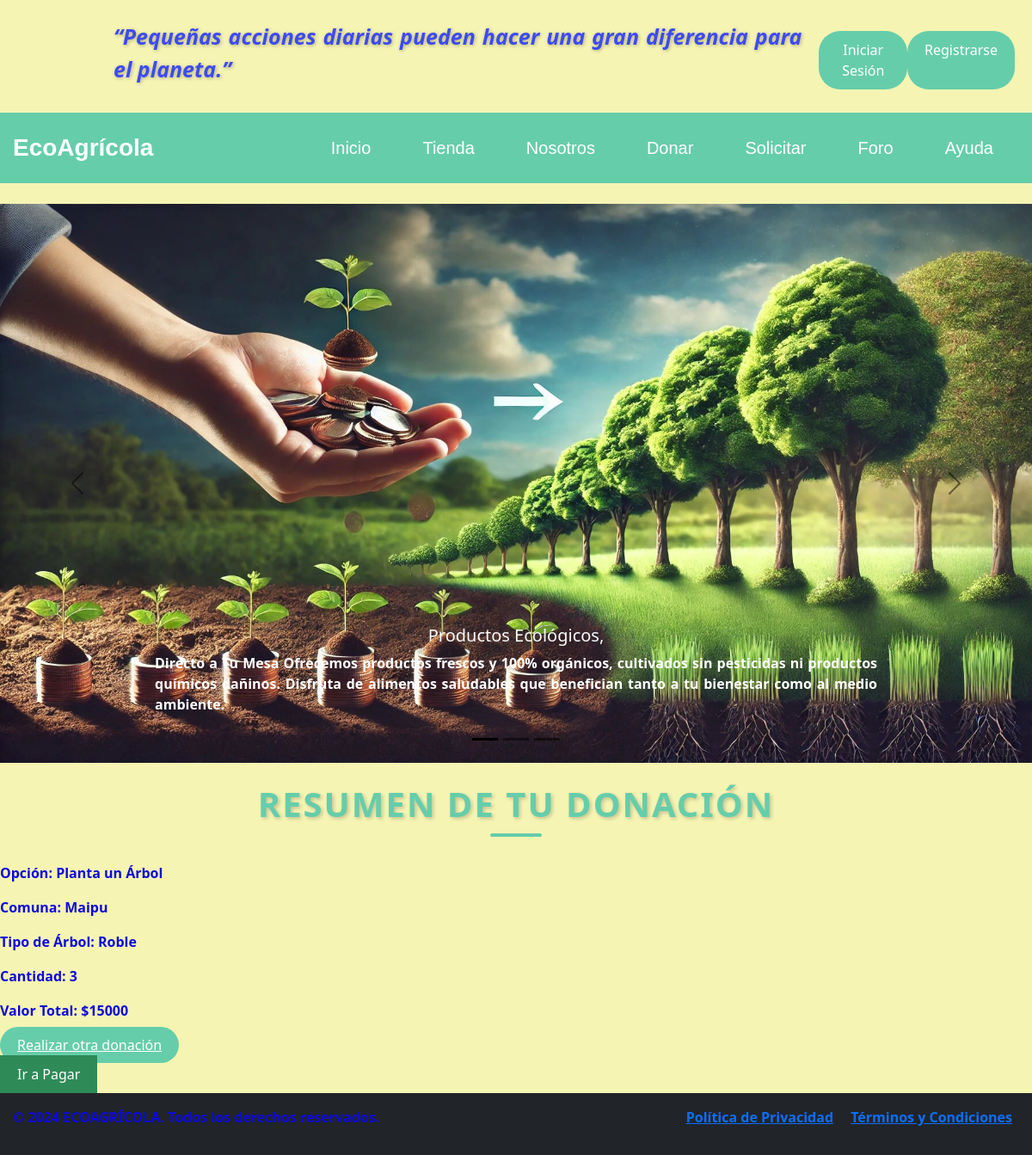
The page /resumen/1/ on the database its author committed.
### core/models.py (models this page shows, shortened)
class Donacion(models.Model):
    OPCIONES = [
        ('Planta un Árbol', 'Planta un Árbol'),
        ('Herramientas', 'Herramientas'),
        ('Desechos', 'Desechos'),
    ]
    TIPOS_ARBOL = [
        ('Roble', 'Roble'),
        ('Árbol de Neem', 'Árbol de Neem'),
        ('Cedro', 'Cedro'),
    ]
    PRECIO_ARBOL = {
        'Roble': 5000,
        'Árbol de Neem': 8000,
        'Cedro': 12000,
    }
    opcion = models.CharField(max_length=100, choices=OPCIONES)
    comuna = models.CharField(max_length=100, null=True)
    tipo_arbol = models.CharField(max_length=100, choices=TIPOS_ARBOL)
    cantidad = models.IntegerField(blank=True, null=True)
    valor_total = models.PositiveIntegerField(default=0)
    class Meta:
        managed = True
        db_table = 'donacion'
        constraints = [
            models.UniqueConstraint(fields=['opcion', 'comuna', 'tipo_arbol', 'cantidad'], name='unique_donation')
        ]

### core/views.py (the view)
# urls.py: path('resumen/<int:donacion_id>/', resumen_donacion, name='resumen_donacion'),
def resumen_donacion(request, donacion_id):
    donacion = Donacion.objects.get(id=donacion_id)
    return render(request, 'core/resumen_donacion.html', {'donacion': donacion})

### core/templates/core/resumen_donacion.html (shortened to what this page needs)
{% extends "core/base_generic.html" %}
{% block content %}
{% load static %}
<!DOCTYPE html>
<html lang="es">
<body>
    {% load static %}
    <div id="carouselExampleDark" class="carousel carousel-dark slide" data-bs-ride="carousel">
        <div class="carousel-indicators">
        <button type="button" data-bs-target="#carouselExampleDark" data-bs-slide-to="0" class="active" aria-current="true" aria-label="Slide 1"></button>
        <button type="button" data-bs-target="#carouselExampleDark" data-bs-slide-to="1" aria-label="Slide 2"></button>
        <button type="button" data-bs-target="#carouselExampleDark" data-bs-slide-to="2" aria-label="Slide 3"></button>
        </div>
        <div class="carousel-inner">
        <div class="carousel-item active" data-bs-interval="10000">
            <img src="{% static 'core/img/dona-arboles.jpg' %}" alt="Los Angeles" style="width: 100%; height: 650px;">
            <div class="carousel-caption d-none d-md-block">
            <h5 class="title-carrusel">Productos Ecológicos, </h5>
            <p class="text-white">Directo a Tu Mesa Ofrecemos productos frescos y 100% orgánicos, cultivados sin pesticidas ni productos químicos dañinos. Disfruta de alimentos saludables que benefician tanto a tu bienestar como al medio ambiente.</p>
            </div>
        </div>
        </div>
        <button class="carousel-control-prev" type="button" data-bs-target="#carouselExampleDark" data-bs-slide="prev">
        <span class="carousel-control-prev-icon" aria-hidden="true"></span>
        </button>
        <button class="carousel-control-next" type="button" data-bs-target="#carouselExampleDark" data-bs-slide="next">
        <span class="carousel-control-next-icon" aria-hidden="true"></span>
        </button>
    </div>
    <br>
    <div class="resumen-container">
        <div class="resumen-container">
            <h1 class="section-title text-center">Resumen de tu Donación</h1>
            <p><strong>Opción:</strong> {{ donacion.opcion }}</p>
            <p><strong>Comuna:</strong> {{ donacion.comuna }}</p>
            <p><strong>Tipo de Árbol:</strong> {{ donacion.tipo_arbol }}</p>
            <p><strong>Cantidad:</strong> {{ donacion.cantidad }}</p>
            <p><strong>Valor Total:</strong> ${{ donacion.valor_total }}</p>
            <a href="{% url 'donacion' %}" class="btn-custom">Realizar otra donación</a>
        </div>
        <form action="{% url 'pago' %}" method="post">
        <button type="submit">Ir a Pagar</button>
        </form>
    </div>
    </body>
</html>
{% endblock %}

### core/static/core/css/style.css (style rules this page uses)
html { scroll-behavior: smooth; }
body { background-color: #f5f4b3; height: 100%; margin: 0; padding: 0; display: flex; flex-direction: column; }
.title-carrusel { color: #f8f8f8; }
p { color: #0d09db; font-weight: bold; text-align: justify; }
.btn-custom { background-color: #66CDAA; border-color: #66CDAA; color: white; border: none; padding: 10px 20px; font-size: 16px; border-radius: 25px; transition: background-color 0.3s ease; }
.section-title { color: #66CDAA; font-weight: bold; text-transform: uppercase; text-shadow: 2px 2px 4px rgba(0, 0, 0, 0.2); margin-bottom: 30px; position: relative; letter-spacing: 2px; }
.section-title::after { content: ""; width: 60px; height: 4px; background-color: #66CDAA; display: block; margin: 10px auto 0; border-radius: 2px; }
.details-box input[type="submit"], button { background-color: #2E8B57; color: white; padding: 10px 20px; border: none; cursor: pointer; }
input[type="submit"], button { background-color: #2E8B57; color: white; padding: 10px 20px; border: none; cursor: pointer; }
h1 { text-align: center; color: #343a40; }

### rows shown on the page
Donacion: opcion "Planta un Árbol", comuna "Maipu", tipo_arbol "Roble", cantidad "3", valor_total "15000"
